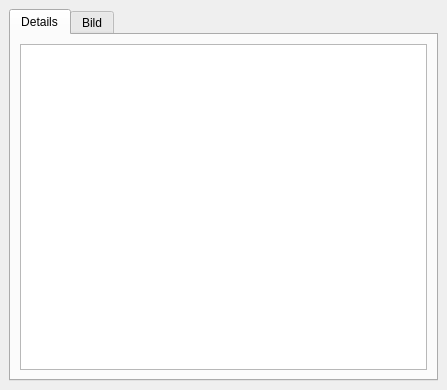
<ui version="4.0" >
 <class>UserDetails</class>
 <widget class="QDockWidget" name="UserDetails" >
  <property name="geometry" >
   <rect>
    <x>0</x>
    <y>0</y>
    <width>447</width>
    <height>390</height>
   </rect>
  </property>
  <property name="windowTitle" >
   <string>Details</string>
  </property>
  <widget class="QWidget" name="_content" >
   <layout class="QGridLayout" name="gridLayout" >
    <item row="0" column="0" >
     <widget class="QTabWidget" name="_tab_widget" >
      <property name="currentIndex" >
       <number>0</number>
      </property>
      <widget class="QWidget" name="_tab_details" >
       <attribute name="title" >
        <string>Details</string>
       </attribute>
       <layout class="QGridLayout" name="gridLayout_2" >
        <item row="0" column="0" >
         <widget class="QTextEdit" name="_text_details" >
          <property name="readOnly" >
           <bool>true</bool>
          </property>
         </widget>
        </item>
       </layout>
      </widget>
      <widget class="QWidget" name="_tab_pic" >
       <attribute name="title" >
        <string>Bild</string>
       </attribute>
       <layout class="QGridLayout" name="gridLayout_3" >
        <item row="0" column="0" >
         <widget class="QLabel" name="_lbl_pic" >
          <property name="text" >
           <string/>
          </property>
          <property name="scaledContents" >
           <bool>true</bool>
          </property>
         </widget>
        </item>
       </layout>
      </widget>
     </widget>
    </item>
   </layout>
  </widget>
 </widget>
 <resources/>
 <connections/>
</ui>
